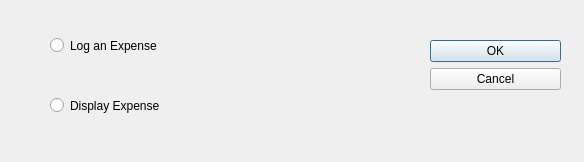
<?xml version="1.0" encoding="UTF-8"?>
<ui version="4.0">
 <class>Dialog</class>
 <widget class="QDialog" name="Dialog">
  <property name="geometry">
   <rect>
    <x>0</x>
    <y>0</y>
    <width>584</width>
    <height>162</height>
   </rect>
  </property>
  <property name="windowTitle">
   <string>Dialog</string>
  </property>
  <widget class="QDialogButtonBox" name="buttonBox">
   <property name="geometry">
    <rect>
     <x>430</x>
     <y>40</y>
     <width>131</width>
     <height>331</height>
    </rect>
   </property>
   <property name="orientation">
    <enum>Qt::Vertical</enum>
   </property>
   <property name="standardButtons">
    <set>QDialogButtonBox::Cancel|QDialogButtonBox::Ok</set>
   </property>
  </widget>
  <widget class="QRadioButton" name="Log">
   <property name="geometry">
    <rect>
     <x>50</x>
     <y>30</y>
     <width>281</width>
     <height>31</height>
    </rect>
   </property>
   <property name="text">
    <string>Log an Expense</string>
   </property>
  </widget>
  <widget class="QRadioButton" name="Display">
   <property name="geometry">
    <rect>
     <x>50</x>
     <y>90</y>
     <width>251</width>
     <height>31</height>
    </rect>
   </property>
   <property name="text">
    <string>Display Expense</string>
   </property>
  </widget>
 </widget>
 <resources/>
 <connections>
  <connection>
   <sender>buttonBox</sender>
   <signal>accepted()</signal>
   <receiver>Dialog</receiver>
   <slot>accept()</slot>
   <hints>
    <hint type="sourcelabel">
     <x>248</x>
     <y>254</y>
    </hint>
    <hint type="destinationlabel">
     <x>157</x>
     <y>274</y>
    </hint>
   </hints>
  </connection>
  <connection>
   <sender>buttonBox</sender>
   <signal>rejected()</signal>
   <receiver>Dialog</receiver>
   <slot>reject()</slot>
   <hints>
    <hint type="sourcelabel">
     <x>316</x>
     <y>260</y>
    </hint>
    <hint type="destinationlabel">
     <x>286</x>
     <y>274</y>
    </hint>
   </hints>
  </connection>
 </connections>
</ui>
